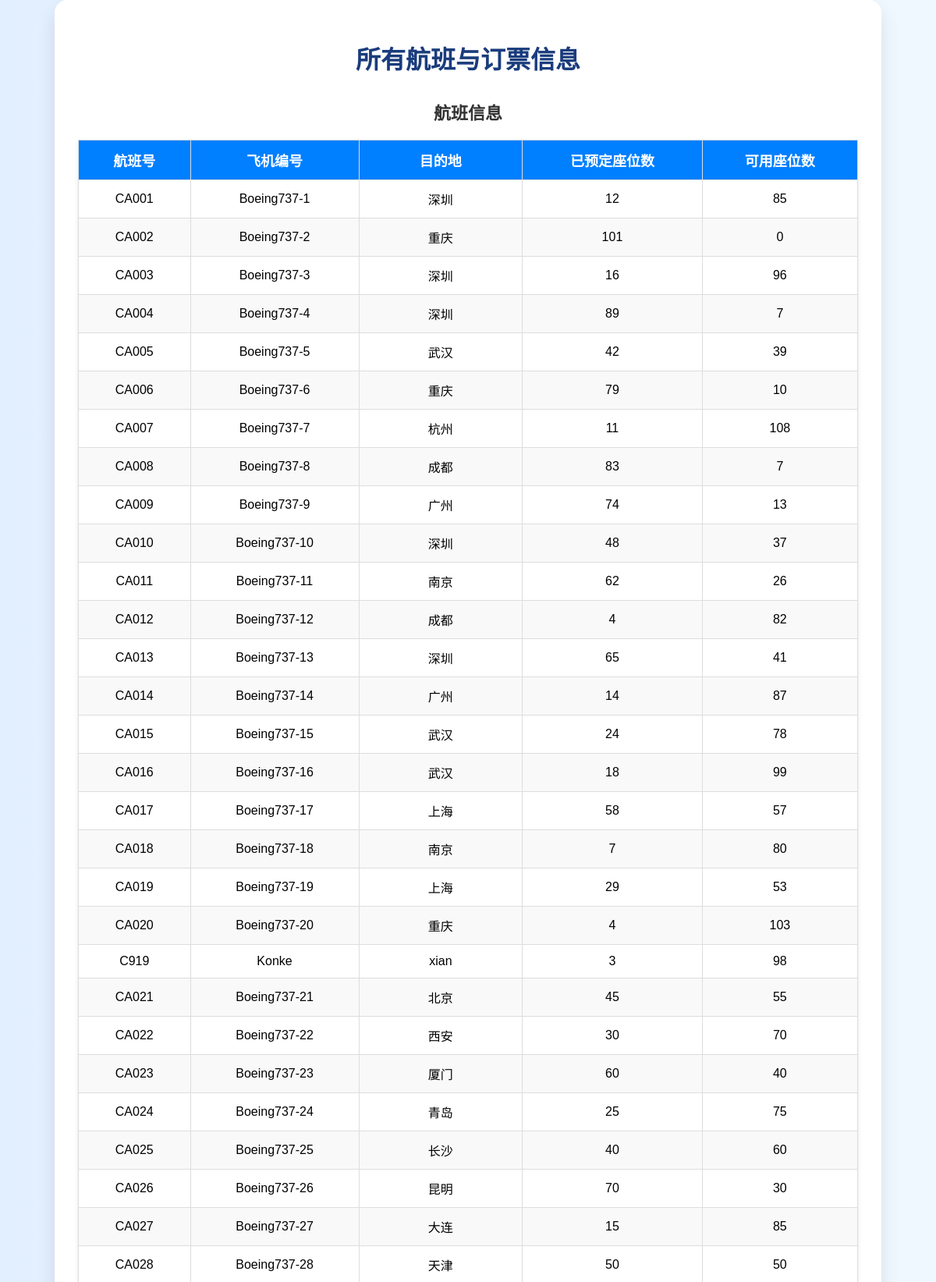
/operator/all_info (upper part), run on the app's committed database.
### tables this page shows
CREATE TABLE flights (
            model TEXT,
            id TEXT PRIMARY KEY,
            departure TEXT,
            booked INTEGER,
            available INTEGER
        );

### app.py (the view)
@app.route('/operator/all_info')
def all_info():
    flights = get_flights()
    routes = get_routes()
    return render_template('all_info.html', flights=flights, routes=routes)

### db_utils.py (called while the page is built)
def get_flights():
    conn = sqlite3.connect(DB_PATH)
    cursor = conn.cursor()
    cursor.execute("SELECT id, model, departure, booked, available FROM flights")
    rows = cursor.fetchall()
    print(rows)  # ✅ 检查后台是否真的读出了内容
    result = {fid: {"model": model, "departure": departure, "booked": b, "available": a}
              for fid, model, departure, b, a in rows}
    conn.close()
    return result

def get_routes():
    conn = sqlite3.connect(DB_PATH)
    cursor = conn.cursor()
    cursor.execute("SELECT fid, name, pid, seat, status FROM routes")
    routes = {}
    for fid, name, pid, seat, status in cursor.fetchall():
        routes.setdefault(fid, []).append({
            "name": name,
            "id": pid,
            "seat": seat,
            "status": status
        })
    conn.close()
    return routes

### templates/all_info.html (shortened to what this page needs)
<!DOCTYPE html>
<html lang="zh">
<head>
</head>
<body>
    <div class="container">
        <h1>所有航班与订票信息</h1>
        <h2>航班信息</h2>
        <table>
            <thead>
                <tr>
                    <th>航班号</th>
                    <th>飞机编号</th>
                    <th>目的地</th>
                    <th>已预定座位数</th>
                    <th>可用座位数</th>
                </tr>
            </thead>
            <tbody>
                {% for fid, info in flights.items() %}
                <tr>
                    <td>{{ fid }}</td>
                    <td>{{ info.model }}</td>
                    <td>{{ info.departure }}</td>
                    <td>{{ info.booked }}</td>
                    <td>{{ info.available }}</td>
                </tr>
                {% endfor %}
            </tbody>
        </table>
    </div>
</body>
</html>

### templates/all_info.html (style rules this page uses)
body { margin: 0; padding: 0; font-family: "Microsoft YaHei", sans-serif; background: linear-gradient(to right, #e2efff, #f0f8ff); display: flex; flex-direction: column; align-items: center; min-height: 100vh; }
.container { width: 90%; max-width: 1000px; background: white; padding: 30px; border-radius: 16px; box-shadow: 0 12px 24px rgba(0, 0, 0, 0.1); }
h1 { text-align: center; color: #1a3c7c; margin-bottom: 20px; }
h2 { color: #333; margin-top: 30px; font-size: 22px; text-align: center; }
table { width: 100%; border-collapse: collapse; margin: 20px 0; font-size: 16px; box-shadow: 0 2px 5px rgba(0, 0, 0, 0.1); }
th, td { padding: 12px; text-align: center; border: 1px solid #ddd; }
th { background-color: #007fff; color: white; font-size: 18px; }
tr:nth-child(even) { background-color: #f9f9f9; }

### data on the page
flights: id "CA001", model "Boeing737-1", departure "深圳", booked "12", available "85"
flights: id "CA002", model "Boeing737-2", departure "重庆", booked "101", available "0"
flights: id "CA003", model "Boeing737-3", departure "深圳", booked "16", available "96"
flights: id "CA004", model "Boeing737-4", departure "深圳", booked "89", available "7"
flights: id "CA005", model "Boeing737-5", departure "武汉", booked "42", available "39"
flights: id "CA006", model "Boeing737-6", departure "重庆", booked "79", available "10"
flights: id "CA007", model "Boeing737-7", departure "杭州", booked "11", available "108"
flights: id "CA008", model "Boeing737-8", departure "成都", booked "83", available "7"
flights: id "CA009", model "Boeing737-9", departure "广州", booked "74", available "13"
flights: id "CA010", model "Boeing737-10", departure "深圳", booked "48", available "37"
flights: id "CA011", model "Boeing737-11", departure "南京", booked "62", available "26"
flights: id "CA012", model "Boeing737-12", departure "成都", booked "4", available "82"
flights: id "CA013", model "Boeing737-13", departure "深圳", booked "65", available "41"
flights: id "CA014", model "Boeing737-14", departure "广州", booked "14", available "87"
flights: id "CA015", model "Boeing737-15", departure "武汉", booked "24", available "78"
flights: id "CA016", model "Boeing737-16", departure "武汉", booked "18", available "99"
flights: id "CA017", model "Boeing737-17", departure "上海", booked "58", available "57"
flights: id "CA018", model "Boeing737-18", departure "南京", booked "7", available "80"
flights: id "CA019", model "Boeing737-19", departure "上海", booked "29", available "53"
flights: id "CA020", model "Boeing737-20", departure "重庆", booked "4", available "103"
flights: id "C919", model "Konke", departure "xian", booked "3", available "98"
flights: id "CA021", model "Boeing737-21", departure "北京", booked "45", available "55"
flights: id "CA022", model "Boeing737-22", departure "西安", booked "30", available "70"
flights: id "CA023", model "Boeing737-23", departure "厦门", booked "60", available "40"
flights: id "CA024", model "Boeing737-24", departure "青岛", booked "25", available "75"
flights: id "CA025", model "Boeing737-25", departure "长沙", booked "40", available "60"
flights: id "CA026", model "Boeing737-26", departure "昆明", booked "70", available "30"
flights: id "CA027", model "Boeing737-27", departure "大连", booked "15", available "85"
flights: id "CA028", model "Boeing737-28", departure "天津", booked "50", available "50"
